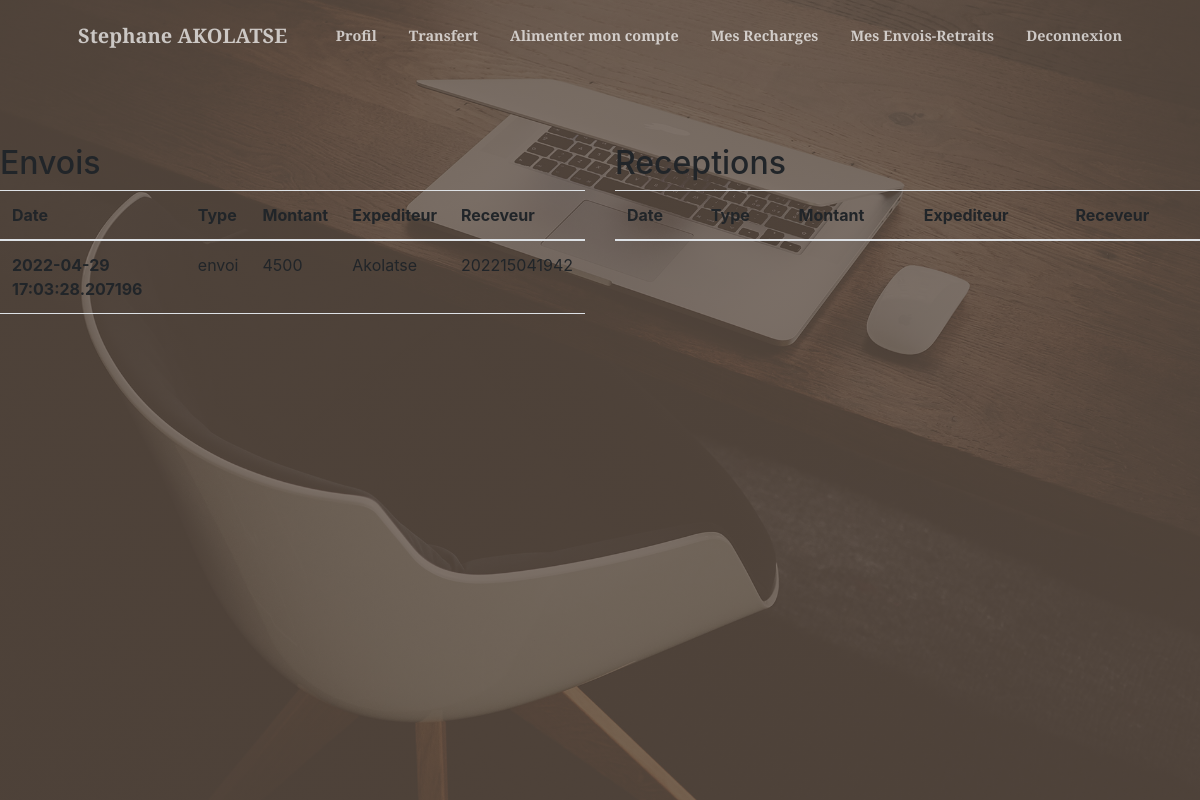
The page /client/transactions (signed in) on the database its author committed.
### app.py (models this page shows, shortened)
class User(db.Model):
    __tablename__ = "user"
    id = db.Column(db.Integer, primary_key = True)
    nom = db.Column(db.String(50), nullable = False)
    prenom = db.Column(db.String(100), nullable = False)
    login = db.Column(db.String(50), nullable=True)
    password = db.Column(db.Text, nullable=False)
    type = db.Column(db.String(50))
    __mapper_args__ = {
        'polymorphic_identity':'user',
        'polymorphic_on':type
    }

class Client(User):
    __tablename__ = "client"
    id = db.Column(db.Integer, db.ForeignKey('user.id'), primary_key=True)
    telephone = db.Column(db.String(50),nullable = False)
    numero = db.Column(db.String(50),nullable = False)
    code = db.Column(db.String(50),nullable = False)
    solde = db.Column(db.Integer,nullable = False)
    etat = db.Column(db.Boolean, nullable=False)
    createur_id = db.Column(db.Integer,nullable = False)
    transactions = db.relationship('Recharge',backref='client',lazy=True)
    codes = db.relationship('Code',backref='client',lazy=True)
    envois = db.relationship('Envoi',backref='envoyeur',lazy=True)
    receptions = db.relationship('Reception',backref='receveur',lazy=True)
    __mapper_args__ = {
        'polymorphic_identity':'client',
    }

class Transaction(db.Model):
    __tablename__ = "transaction"
    id = db.Column(db.Integer, primary_key = True)
    date = db.Column(db.DateTime,nullable = False)
    montant = db.Column(db.Integer,nullable = False)
    type = db.Column(db.String(50))
    __mapper_args__ = {
        'polymorphic_identity':'transaction',
        'polymorphic_on':type
    }

### app.py (the view)
@app.route('/client/transactions')
def listeTransactionsClient():
    envois = Envoi.query.filter_by(from_id=session['id'])
    receptions = Reception.query.filter_by(to_id=session['id'])
    env=[]
    rec=[]
    for i in envois:
        env.append({'expediteur':session['nom'],'receveur':Client.query.get(i.to_id).numero,'item':i})
    for i in receptions:
        rec.append({'expediteur':Client.query.get(i.from_id).numero,'receveur':session['nom'],'item':i})
    return render_template("client.transactions.html",envois=env,receptions=rec)

### templates/client.transactions.html (shortened to what this page needs)
{% extends 'base.client.html' %}
{% block content %}
<br>
<br>
<br>
    <div class="row">
        <div class="col-6">
            <h2>Envois</h2>
            <table class="table">
                <thead>
                <tr>
                    <th scope="col">Date</th>
                    <th scope="col">Type</th>
                    <th scope="col">Montant</th>
                    <th scope="col">Expediteur</th>
                    <th scope="col">Receveur</th>
                </tr>
                </thead>
                <tbody>
                {% for item in envois %}
                <tr>
                    <th scope="row">{{item['item'].date}}</th>
                    <td>{{item['item'].type}}</td>
                    <td>{{item['item'].montant}}</td>
                    <td>{{item['expediteur']}}</td>
                    <td>{{item['receveur']}}</td>
                </tr>
                {% endfor %}
                </tbody>
            </table>
        </div>
        <div class="col-6">
            <h2>Receptions</h2>
            <table class="table">
                <thead>
                <tr>
                    <th scope="col">Date</th>
                    <th scope="col">Type</th>
                    <th scope="col">Montant</th>
                    <th scope="col">Expediteur</th>
                    <th scope="col">Receveur</th>
                </tr>
                </thead>
            </table>
        </div>
    </div>
{% endblock %}

### rows shown on the page
Client: item "2022-04-29 17:03:28.207196", item.type "envoi", item.montant "4500", expediteur "Akolatse", receveur "202215041942"
